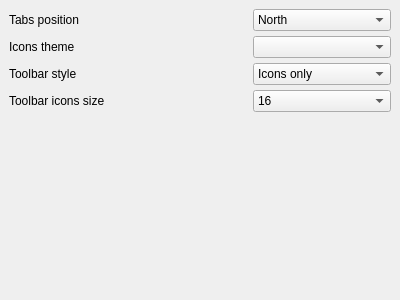
<ui version="4.0" >
 <class>ViewSettingsPage</class>
 <widget class="QWidget" name="ViewSettingsPage" >
  <property name="geometry" >
   <rect>
    <x>0</x>
    <y>0</y>
    <width>400</width>
    <height>300</height>
   </rect>
  </property>
  <property name="windowTitle" >
   <string/>
  </property>
  <layout class="QGridLayout" >
   <property name="margin" >
    <number>9</number>
   </property>
   <property name="spacing" >
    <number>5</number>
   </property>
   <item row="4" column="2" >
    <spacer>
     <property name="orientation" >
      <enum>Qt::Vertical</enum>
     </property>
     <property name="sizeHint" >
      <size>
       <width>20</width>
       <height>40</height>
      </size>
     </property>
    </spacer>
   </item>
   <item row="1" column="2" >
    <widget class="QComboBox" name="iconThemeCmb" />
   </item>
   <item row="1" column="0" >
    <widget class="QLabel" name="label_2" >
     <property name="text" >
      <string>Icons theme</string>
     </property>
    </widget>
   </item>
   <item row="3" column="0" >
    <widget class="QLabel" name="label_5" >
     <property name="text" >
      <string>Toolbar icons size</string>
     </property>
    </widget>
   </item>
   <item row="0" column="0" >
    <widget class="QLabel" name="label" >
     <property name="text" >
      <string>Tabs position</string>
     </property>
    </widget>
   </item>
   <item row="3" column="2" >
    <widget class="QComboBox" name="iconSizeCmb" >
     <item>
      <property name="text" >
       <string>16</string>
      </property>
     </item>
     <item>
      <property name="text" >
       <string>24</string>
      </property>
     </item>
     <item>
      <property name="text" >
       <string>32</string>
      </property>
     </item>
    </widget>
   </item>
   <item row="2" column="2" >
    <widget class="QComboBox" name="toolButtonStyleCmb" >
     <item>
      <property name="text" >
       <string>Icons only</string>
      </property>
     </item>
     <item>
      <property name="text" >
       <string>Text only</string>
      </property>
     </item>
     <item>
      <property name="text" >
       <string>Text beside the icon</string>
      </property>
     </item>
     <item>
      <property name="text" >
       <string>Text under the icon</string>
      </property>
     </item>
    </widget>
   </item>
   <item row="0" column="2" >
    <widget class="QComboBox" name="tabPositionCmb" >
     <item>
      <property name="text" >
       <string>North</string>
      </property>
     </item>
     <item>
      <property name="text" >
       <string>South</string>
      </property>
     </item>
     <item>
      <property name="text" >
       <string>West</string>
      </property>
     </item>
     <item>
      <property name="text" >
       <string>East</string>
      </property>
     </item>
    </widget>
   </item>
   <item row="2" column="0" >
    <widget class="QLabel" name="label_3" >
     <property name="text" >
      <string>Toolbar style</string>
     </property>
    </widget>
   </item>
   <item row="3" column="1" >
    <spacer>
     <property name="orientation" >
      <enum>Qt::Horizontal</enum>
     </property>
     <property name="sizeHint" >
      <size>
       <width>40</width>
       <height>20</height>
      </size>
     </property>
    </spacer>
   </item>
  </layout>
 </widget>
 <resources/>
 <connections/>
</ui>
